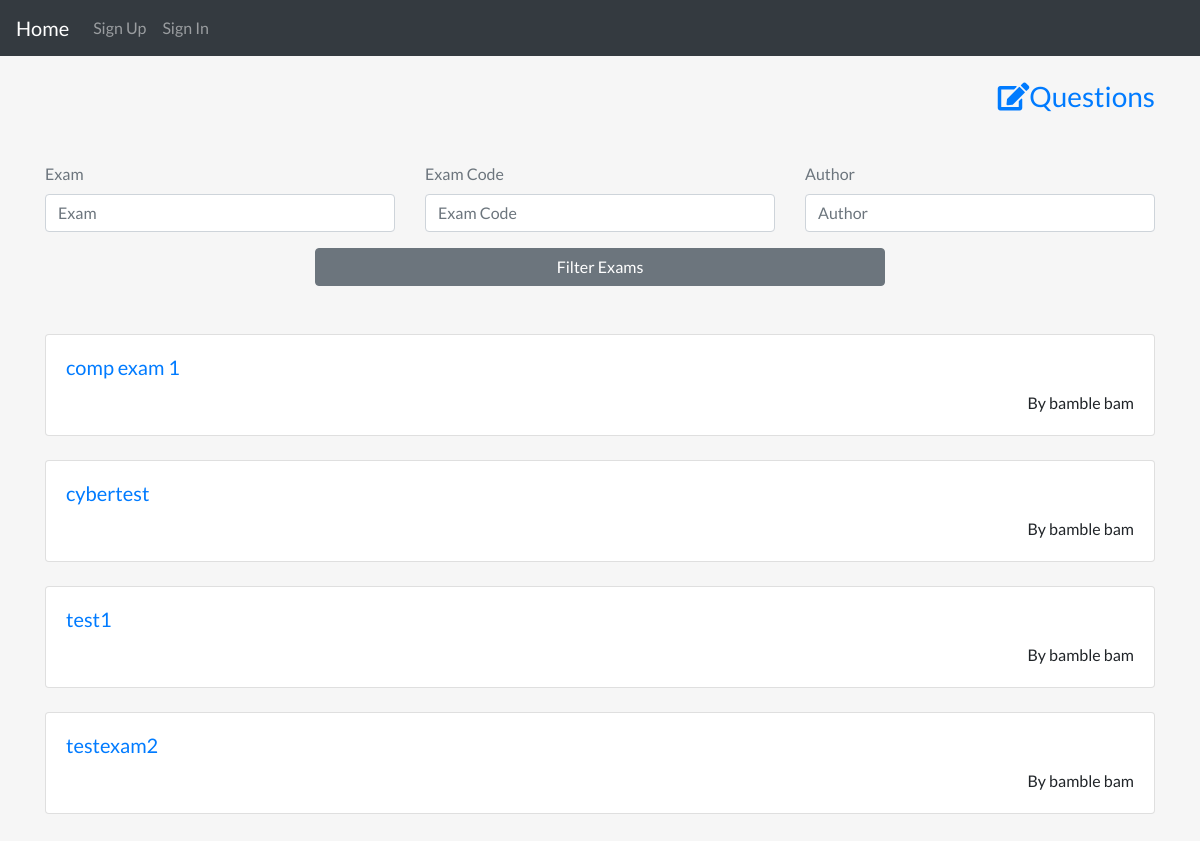
Page /quiz/exams/ on the earlier database version.
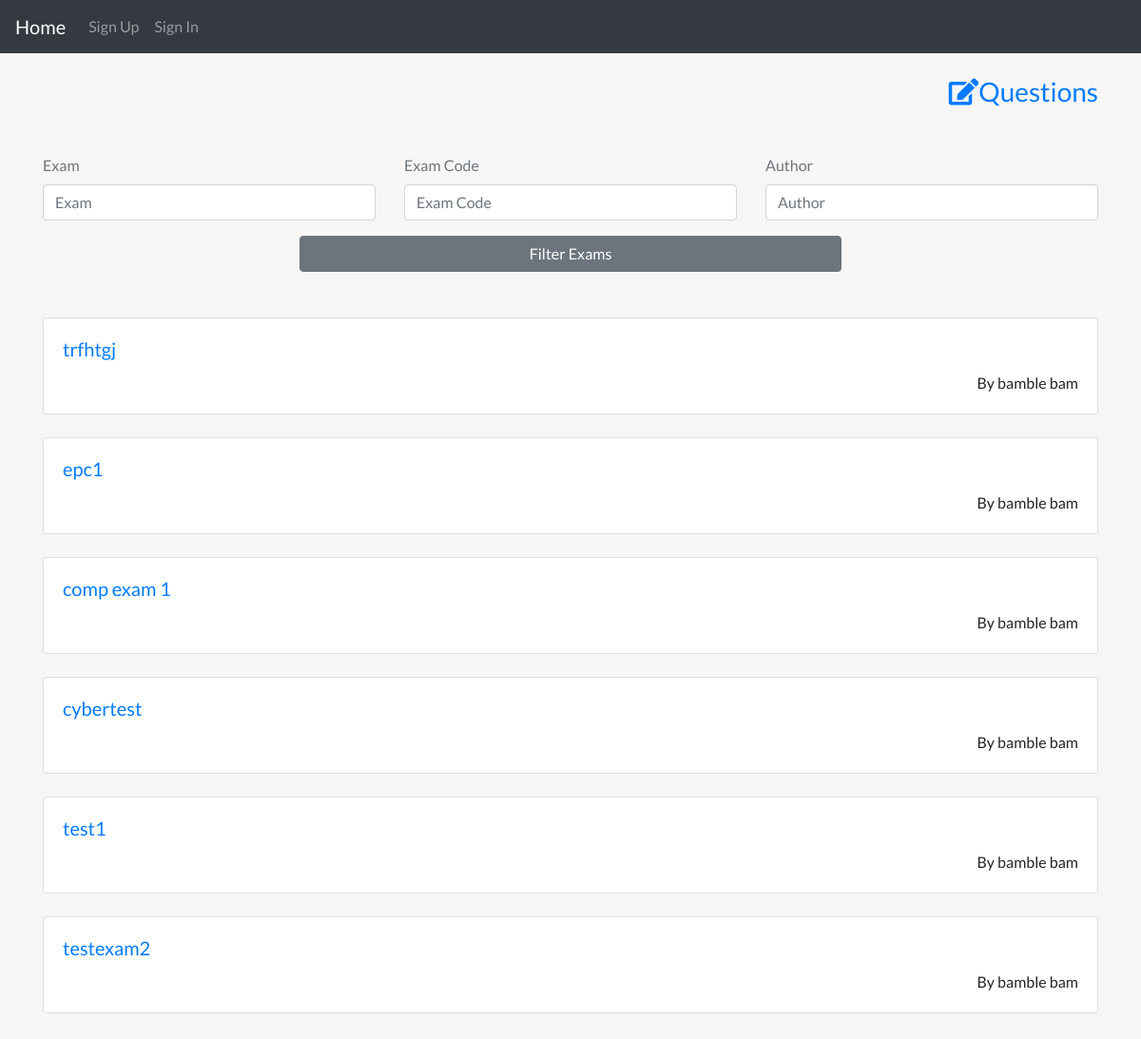
Same page on the later database version.
### quiz/models.py (models this page shows, shortened)
class Exam(models.Model):
    author = models.ForeignKey(
        User, on_delete=models.CASCADE, null=True, blank=True)
    num_questions = models.IntegerField(default=5, validators=[
        MinValueValidator(1), MaxValueValidator(100)])
    questions = models.ManyToManyField(Question, symmetrical=False)
    title = models.CharField(max_length=200)
    slug = models.SlugField(max_length=200, null=True, blank=True)
    date_added = models.DateTimeField(auto_now_add=True)
    exam_code = models.CharField(
        max_length=200, default=uuid4().hex[:6], null=True, blank=True)
    is_private = models.BooleanField(default=False)

### user_auth/models.py (models this page shows, shortened)
class User(AbstractUser):
    first_name = models.CharField(max_length=200, null=True, blank=True)
    last_name = models.CharField(max_length=200, null=True, blank=True)
    roll_no = models.CharField(max_length=200, null=True, blank=True)
    username = models.CharField(max_length=200, unique=True)
    email = models.CharField(max_length=200, unique=True)
    slug = models.SlugField()
    is_teacher = models.BooleanField(default=False)
    def __str__(self):
        return str(self.first_name)+" "+str(self.last_name)

### quiz/views.py (the view)
# urls.py: path("exams/", views.ExamListView.as_view(), name='exam-home'),
class ExamListView(FilterView):
    model = Exam
    paginate_by = 10
    template_name = "quiz/exam_home.html"
    filterset_class = ExamFilter
    def get_queryset(self):
        exams = super().get_queryset()
        return exams.order_by('-date_added')
    def get_context_data(self, **kwargs):
        context = super().get_context_data(**kwargs)
        request_copy = self.request.GET.copy()
        params = request_copy.pop('page', True) and request_copy.urlencode()
        context['params'] = params
        return context

### quiz/templates/quiz/exam_home.html (shortened to what this page needs)
{% extends 'layouts/normal_page.html' %}
{% load widget_tweaks %}
{% block content %}
<div class="container mt-4">
    <div class="w-100 text-right">
        <a href="{% url 'quiz-home' %}">
            <h3> <i class="fas fa-edit"></i>Questions</h3>
        </a>
    </div>
</div>
<div class="container">
    <form action="" class="row my-5">
        <div class="form-group input-field col-lg-4">
            {{filter.form.title__icontains|add_class:"form-control"|attr:"placeholder:Exam"}}
            <label for="">Exam</label>
        </div>
        <div class="form-group input-field col-lg-4">
            {{filter.form.exam_code|add_class:"form-control"|attr:"placeholder:Exam Code"}}
            <label for="">Exam Code</label>
        </div>
        <div class="form-group input-field col-lg-4">
            {{filter.form.author|add_class:"form-control"|attr:"placeholder:Author"}}
            <label for="">Author</label>
        </div>
        <div class="w-100 d-flex justify-content-center">
            <button type="submit" class="btn btn-secondary w-50">Filter Exams</button>
        </div>
    </form>
</div>
<div class="container">
    {% for exam in object_list %}
    <div class="card my-4 ques-card">
        <div class="card-body">
            <h5 class="card-title"><a href="{% url 'new-exam-response' exam.slug %}">{{exam.title}}</a></h5>
            <p class="card-text text-right">By {{exam.author}}</p>
        </div>
    </div>
    {% endfor %}
</div>
<br>
{% endblock %}

Differences in the rows shown:
added Exam: title "trfhtgj", author "bamble bam"
added Exam: title "epc1", author "bamble bam"
